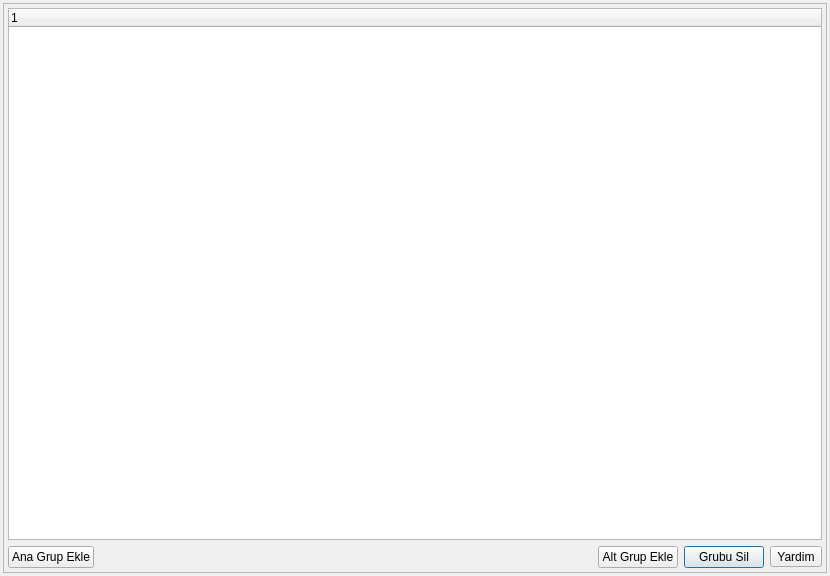
<?xml version="1.0" encoding="UTF-8"?>
<ui version="4.0">
 <class>GRUP_KERNEL</class>
 <widget class="QDialog" name="GRUP_KERNEL">
  <property name="geometry">
   <rect>
    <x>0</x>
    <y>0</y>
    <width>830</width>
    <height>576</height>
   </rect>
  </property>
  <property name="sizePolicy">
   <sizepolicy hsizetype="Expanding" vsizetype="Expanding">
    <horstretch>0</horstretch>
    <verstretch>0</verstretch>
   </sizepolicy>
  </property>
  <property name="windowTitle">
   <string>Dialog</string>
  </property>
  <layout class="QGridLayout" name="gridLayout_2" columnstretch="100">
   <property name="margin">
    <number>3</number>
   </property>
   <item row="0" column="0">
    <widget class="QFrame" name="frame">
     <property name="frameShape">
      <enum>QFrame::StyledPanel</enum>
     </property>
     <property name="frameShadow">
      <enum>QFrame::Raised</enum>
     </property>
     <layout class="QGridLayout" name="gridLayout_3" rowstretch="90,1">
      <property name="margin">
       <number>4</number>
      </property>
      <item row="0" column="0">
       <widget class="QTreeWidget" name="tree_widget">
        <property name="editTriggers">
         <set>QAbstractItemView::EditKeyPressed</set>
        </property>
        <attribute name="headerCascadingSectionResizes">
         <bool>true</bool>
        </attribute>
        <attribute name="headerStretchLastSection">
         <bool>true</bool>
        </attribute>
        <column>
         <property name="text">
          <string notr="true">1</string>
         </property>
        </column>
       </widget>
      </item>
      <item row="1" column="0">
       <layout class="QGridLayout" name="gridLayout">
        <item row="0" column="1">
         <spacer name="horizontalSpacer">
          <property name="orientation">
           <enum>Qt::Horizontal</enum>
          </property>
          <property name="sizeHint" stdset="0">
           <size>
            <width>40</width>
            <height>20</height>
           </size>
          </property>
         </spacer>
        </item>
        <item row="0" column="3">
         <widget class="QPushButton" name="push_button_grubu_sil">
          <property name="sizePolicy">
           <sizepolicy hsizetype="Minimum" vsizetype="Expanding">
            <horstretch>0</horstretch>
            <verstretch>0</verstretch>
           </sizepolicy>
          </property>
          <property name="text">
           <string>Grubu Sil</string>
          </property>
          <property name="icon">
           <iconset>
            <normaloff>:/kernel_icons/kernel_sil_ikonu.png</normaloff>:/kernel_icons/kernel_sil_ikonu.png</iconset>
          </property>
         </widget>
        </item>
        <item row="0" column="4">
         <widget class="QToolButton" name="toolButton_help_button">
          <property name="text">
           <string>Yardim</string>
          </property>
          <property name="icon">
           <iconset>
            <normaloff>:/kernel_icons/kernel_yardim_ikonu.png</normaloff>:/kernel_icons/kernel_yardim_ikonu.png</iconset>
          </property>
          <property name="toolButtonStyle">
           <enum>Qt::ToolButtonTextBesideIcon</enum>
          </property>
         </widget>
        </item>
        <item row="0" column="2">
         <widget class="QPushButton" name="push_button_add_alt_grup">
          <property name="sizePolicy">
           <sizepolicy hsizetype="Minimum" vsizetype="Expanding">
            <horstretch>0</horstretch>
            <verstretch>0</verstretch>
           </sizepolicy>
          </property>
          <property name="text">
           <string>Alt Grup Ekle</string>
          </property>
          <property name="icon">
           <iconset>
            <normaloff>:/kernel_icons/kernel_alt_grup_ekleme_ikonu.png</normaloff>:/kernel_icons/kernel_alt_grup_ekleme_ikonu.png</iconset>
          </property>
         </widget>
        </item>
        <item row="0" column="0">
         <widget class="QPushButton" name="push_button_add_ana_grup">
          <property name="sizePolicy">
           <sizepolicy hsizetype="Minimum" vsizetype="Expanding">
            <horstretch>0</horstretch>
            <verstretch>0</verstretch>
           </sizepolicy>
          </property>
          <property name="text">
           <string>Ana Grup Ekle</string>
          </property>
          <property name="icon">
           <iconset>
            <normaloff>:/kernel_icons/kernel_ana_grup_ekleme_ikonu.png</normaloff>:/kernel_icons/kernel_ana_grup_ekleme_ikonu.png</iconset>
          </property>
         </widget>
        </item>
       </layout>
      </item>
     </layout>
    </widget>
   </item>
  </layout>
 </widget>
 <resources>
  <include location="../KERNEL/kernel_icons.qrc"/>
 </resources>
 <connections/>
</ui>
